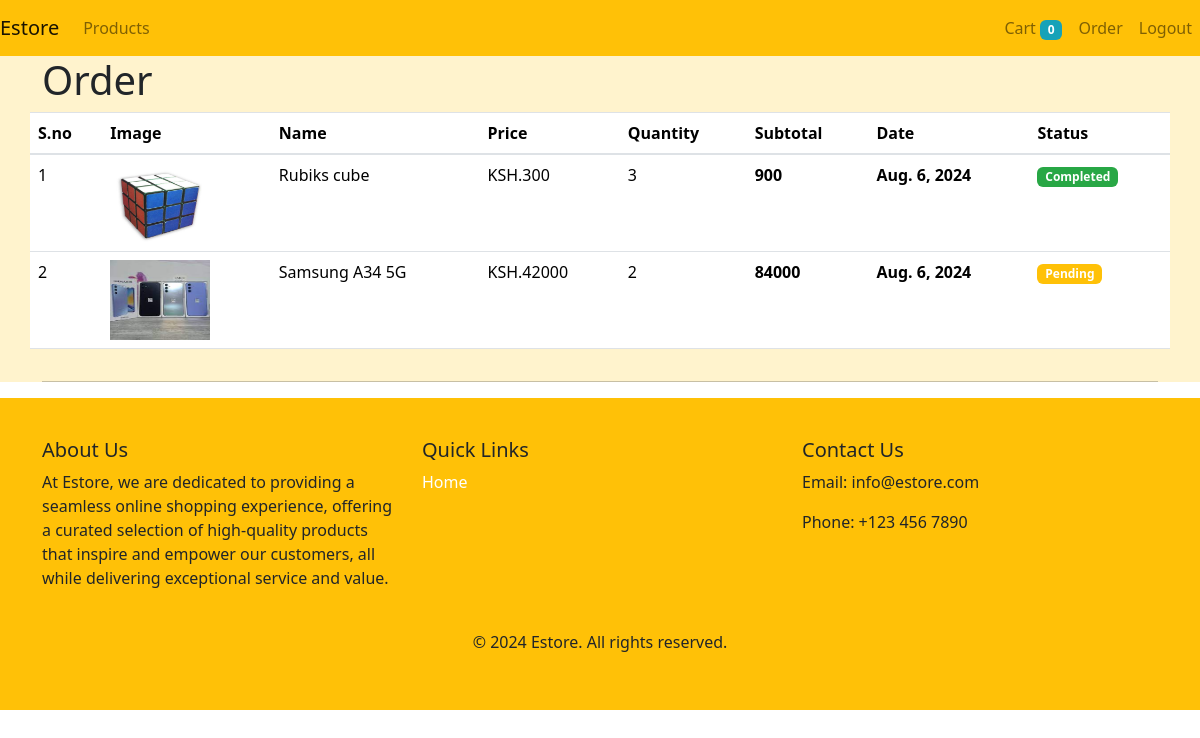
Page /order (signed in) on the committed database.
### store/models/order.py (models this page shows)
class Order(models.Model):
	product = models.ForeignKey(Product,on_delete=models.CASCADE)
	customer = models.ForeignKey(Customer,on_delete=models.CASCADE)
	quantity = models.IntegerField(default=1)
	price = models.IntegerField()
	date = models.DateField(default=datetime.datetime.today)
	address = models.CharField(max_length=255,blank=True)
	phone = models.CharField(max_length=15,blank=True)
	completed = models.BooleanField(default=False)
	def __str__(self):
		return self.customer.email

### store/models/product.py (models this page shows, shortened)
class Product(models.Model):
	name = models.CharField(max_length=220)
	price = models.DecimalField(max_digits=10, decimal_places=2)
	category = models.ForeignKey(Category,on_delete=models.CASCADE,default=1)
	description = models.TextField()
	image = models.ImageField(upload_to='upload/products')
	date = models.DateTimeField(auto_now_add=True)
	def __str__(self):
		return self.name

### store/middlewares/auth.py (the view)
	def middleware(request):
		returnUlr = request.META['PATH_INFO']
		if not request.session.get('customer'):
			return redirect(f'login?return_url={returnUlr}')
		return get_response(request)

### store/templatetags/cart.py (called while the page is built)
@register.filter(name="multipy")
def multipy(num,num2):
	return num*num2

### store/views/order.py (called while the page is built)
	def get(self,request):
		customer_id = request.session.get('customer')
		orders = Order.objects.filter(customer=customer_id).order_by("-date").order_by("-id")
		print(orders)
		return render(request,'order.html',{"orders":orders})

### store/templates/order.html (shortened to what this page needs)
{% extends 'base.html' %}
{% load cart %}
{% block content %}
<div class="container">
    <div class="row">
        <h1 class="font-weight-light">Order</h1>
        <table class="table table-hover">
            <thead>
                <tr>
                    <th>S.no</th>
                    <th>Image</th>
                    <th>Name</th>
                    <th>Price</th>
                    <th>Quantity</th>
                    <th>Subtotal</th>
                    <th>Date</th>
                    <th>Status</th>
                </tr>
            </thead>
            <tbody>
            	{% for order in orders %}
                <tr>
                    <td>{{ forloop.counter }}</td>
                    <td><img height="80px" width="100px" src="{{ order.product.image.url }}" alt=""></td>
                    <td>{{ order.product }}</td>
                    <td>KSH.{{ order.price }}</td>
                    <td>{{ order.quantity }}</td>
                    <th>{{ order.quantity|multipy:order.price}}</th>
                    <th>{{ order.date }}</th>
                    {% if order.completed %}
                    <th><span class="badge badge-success">Completed</span></th>
                    {% else %}
                    <th><span class="badge badge-warning">Pending</span></th>
                    {% endif %}
                </tr>
                {% endfor %}
            </tbody>
        </table>
    </div>
    <hr>
</div>
{% endblock %}

### rows in the picture
Order: product.image (picture), product "Rubiks cube", price "300", quantity "3", quantity|multipy "900", date "Aug. 6, 2024", completed "Completed"
Order: product.image (picture), product "Samsung A34 5G", price "42000", quantity "2", quantity|multipy "84000", date "Aug. 6, 2024", completed "Pending"

### other values in the picture
{{ request.session.cart.keys|length }} "0"
